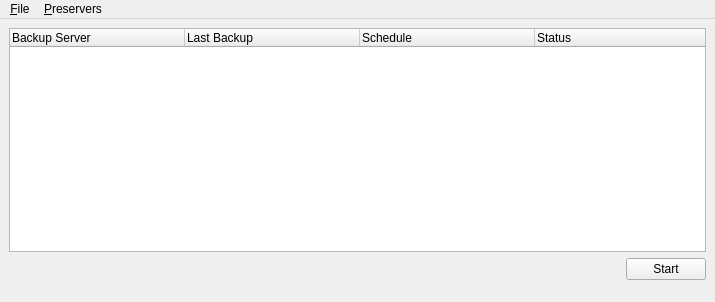
<?xml version="1.0" encoding="UTF-8"?>
<ui version="4.0">
 <class>lifePreserver</class>
 <widget class="QMainWindow" name="lifePreserver">
  <property name="geometry">
   <rect>
    <x>0</x>
    <y>0</y>
    <width>715</width>
    <height>302</height>
   </rect>
  </property>
  <property name="windowTitle">
   <string>Life Preserver</string>
  </property>
  <property name="windowIcon">
   <iconset resource="lPreserve.qrc">
    <normaloff>:/images/images/lifepreserver.png</normaloff>:/images/images/lifepreserver.png</iconset>
  </property>
  <widget class="QWidget" name="centralwidget">
   <layout class="QGridLayout" name="gridLayout">
    <item row="0" column="0">
     <widget class="QTreeWidget" name="treePreservers">
      <property name="sizePolicy">
       <sizepolicy hsizetype="MinimumExpanding" vsizetype="MinimumExpanding">
        <horstretch>0</horstretch>
        <verstretch>0</verstretch>
       </sizepolicy>
      </property>
      <property name="showDropIndicator" stdset="0">
       <bool>false</bool>
      </property>
      <property name="rootIsDecorated">
       <bool>false</bool>
      </property>
      <attribute name="headerDefaultSectionSize">
       <number>175</number>
      </attribute>
      <attribute name="headerStretchLastSection">
       <bool>true</bool>
      </attribute>
      <column>
       <property name="text">
        <string>Backup Server</string>
       </property>
      </column>
      <column>
       <property name="text">
        <string>Last Backup</string>
       </property>
      </column>
      <column>
       <property name="text">
        <string>Schedule</string>
       </property>
      </column>
      <column>
       <property name="text">
        <string>Status</string>
       </property>
      </column>
     </widget>
    </item>
    <item row="1" column="0">
     <layout class="QHBoxLayout" name="horizontalLayout_2">
      <item>
       <spacer name="horizontalSpacer_2">
        <property name="orientation">
         <enum>Qt::Horizontal</enum>
        </property>
        <property name="sizeHint" stdset="0">
         <size>
          <width>18</width>
          <height>20</height>
         </size>
        </property>
       </spacer>
      </item>
      <item>
       <widget class="QPushButton" name="pushPreserverStart">
        <property name="text">
         <string>Start</string>
        </property>
        <property name="icon">
         <iconset resource="lPreserve.qrc">
          <normaloff>:/images/images/system-run.png</normaloff>:/images/images/system-run.png</iconset>
        </property>
       </widget>
      </item>
     </layout>
    </item>
    <item row="2" column="0">
     <spacer name="verticalSpacer">
      <property name="orientation">
       <enum>Qt::Vertical</enum>
      </property>
      <property name="sizeType">
       <enum>QSizePolicy::Fixed</enum>
      </property>
      <property name="sizeHint" stdset="0">
       <size>
        <width>697</width>
        <height>13</height>
       </size>
      </property>
     </spacer>
    </item>
   </layout>
  </widget>
  <widget class="QMenuBar" name="menubar">
   <property name="geometry">
    <rect>
     <x>0</x>
     <y>0</y>
     <width>715</width>
     <height>22</height>
    </rect>
   </property>
   <widget class="QMenu" name="menu_File">
    <property name="title">
     <string>&amp;File</string>
    </property>
    <addaction name="action_New_Preserver"/>
    <addaction name="separator"/>
    <addaction name="action_Quit"/>
   </widget>
   <widget class="QMenu" name="menu_Preservers">
    <property name="title">
     <string>&amp;Preservers</string>
    </property>
    <addaction name="action_Edit"/>
    <addaction name="actionRestore"/>
    <addaction name="separator"/>
    <addaction name="action_Remove"/>
   </widget>
   <addaction name="menu_File"/>
   <addaction name="menu_Preservers"/>
  </widget>
  <action name="action_New_Preserver">
   <property name="text">
    <string>&amp;New Preserver</string>
   </property>
  </action>
  <action name="action_Quit">
   <property name="text">
    <string>&amp;Quit</string>
   </property>
  </action>
  <action name="action_Edit">
   <property name="text">
    <string>&amp;Edit</string>
   </property>
  </action>
  <action name="action_Remove">
   <property name="text">
    <string>&amp;Remove</string>
   </property>
  </action>
  <action name="actionRestore">
   <property name="text">
    <string>Restore From</string>
   </property>
  </action>
 </widget>
 <resources>
  <include location="lPreserve.qrc"/>
 </resources>
 <connections/>
</ui>
